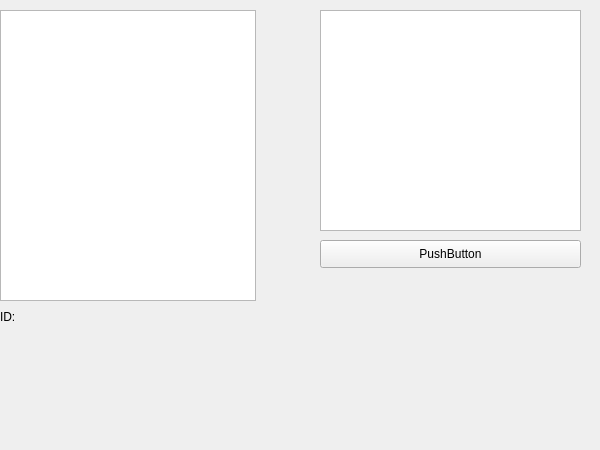
<?xml version="1.0" encoding="UTF-8"?>
<ui version="4.0">
 <class>MainWindow</class>
 <widget class="QMainWindow" name="MainWindow">
  <property name="geometry">
   <rect>
    <x>0</x>
    <y>0</y>
    <width>600</width>
    <height>450</height>
   </rect>
  </property>
  <property name="windowTitle">
   <string>MainWindow</string>
  </property>
  <widget class="QWidget" name="centralwidget">
   <widget class="QListView" name="applist">
    <property name="geometry">
     <rect>
      <x>0</x>
      <y>10</y>
      <width>256</width>
      <height>291</height>
     </rect>
    </property>
   </widget>
   <widget class="QPushButton" name="btnstart">
    <property name="geometry">
     <rect>
      <x>320</x>
      <y>240</y>
      <width>261</width>
      <height>28</height>
     </rect>
    </property>
    <property name="text">
     <string>PushButton</string>
    </property>
   </widget>
   <widget class="QTextEdit" name="instructionBox">
    <property name="geometry">
     <rect>
      <x>320</x>
      <y>10</y>
      <width>261</width>
      <height>221</height>
     </rect>
    </property>
    <property name="html">
     <string>&lt;!DOCTYPE HTML PUBLIC &quot;-//W3C//DTD HTML 4.0//EN&quot; &quot;http://www.w3.org/TR/REC-html40/strict.dtd&quot;&gt;
&lt;html&gt;&lt;head&gt;&lt;meta name=&quot;qrichtext&quot; content=&quot;1&quot; /&gt;&lt;style type=&quot;text/css&quot;&gt;
p, li { white-space: pre-wrap; }
&lt;/style&gt;&lt;/head&gt;&lt;body style=&quot; font-family:'MS Shell Dlg 2'; font-size:7.8pt; font-weight:400; font-style:normal;&quot;&gt;
&lt;p style=&quot;-qt-paragraph-type:empty; margin-top:0px; margin-bottom:0px; margin-left:0px; margin-right:0px; -qt-block-indent:0; text-indent:0px;&quot;&gt;&lt;br /&gt;&lt;/p&gt;&lt;/body&gt;&lt;/html&gt;</string>
    </property>
   </widget>
   <widget class="QWidget" name="formLayoutWidget">
    <property name="geometry">
     <rect>
      <x>0</x>
      <y>310</y>
      <width>160</width>
      <height>80</height>
     </rect>
    </property>
    <layout class="QFormLayout" name="formLayout">
     <item row="0" column="0">
      <widget class="QLabel" name="label">
       <property name="sizePolicy">
        <sizepolicy hsizetype="Preferred" vsizetype="Preferred">
         <horstretch>0</horstretch>
         <verstretch>0</verstretch>
        </sizepolicy>
       </property>
       <property name="text">
        <string>ID:</string>
       </property>
      </widget>
     </item>
     <item row="0" column="1">
      <widget class="QLabel" name="lblid">
       <property name="text">
        <string/>
       </property>
      </widget>
     </item>
    </layout>
   </widget>
  </widget>
  <widget class="QMenuBar" name="menubar">
   <property name="geometry">
    <rect>
     <x>0</x>
     <y>0</y>
     <width>600</width>
     <height>26</height>
    </rect>
   </property>
  </widget>
 </widget>
 <resources/>
 <connections/>
</ui>
